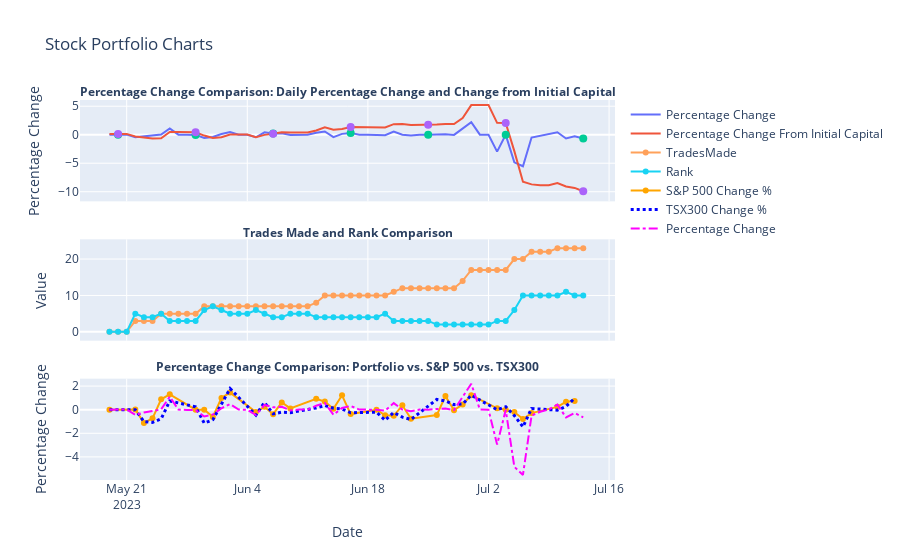

This figure's notebook cell:
### Markdown cell above
Create subplots to visually compare portfolio performance metrics such as percentage change and trades made against market indices. Utilize various `plotly` features to enhance chart readability and information depth.

### Code cell
# Create subplots with two rows and one column
fig = make_subplots(rows=3, cols=1, shared_xaxes=True)

# First Plot 
# Add the Percentage Change trace
fig.add_trace(go.Scatter(x=portfolio_df['Date'], 
                         y=portfolio_df['Percentage Change'], 
                         mode='lines',
                         name='Percentage Change'), row=1, col=1)

# Add the Percentage Change From Initial trace
fig.add_trace(go.Scatter(x=portfolio_df['Date'], 
                         y=portfolio_df['Percentage Change From Initial Capital'], 
                         mode='lines',
                         
                         name='Percentage Change From Initial Capital'), row=1, col=1)

# Calculate the interval for data points
interval = len(portfolio_df) // 6

# Add data points for both Percentage Change and Percentage Change From Initial
data_points = portfolio_df.iloc[1::interval]
fig.add_trace(go.Scatter(x=data_points['Date'], y=data_points['Percentage Change'], mode='markers',
                         marker=dict(size=8), showlegend=False), row=1, col=1)

fig.add_trace(go.Scatter(x=data_points['Date'], y=data_points['Percentage Change From Initial Capital'], mode='markers',
                         marker=dict(size=8), showlegend=False), row=1, col=1)


# Second Plot
# Add the TradesMade scatter plot to the second subplot
fig.add_trace(go.Scatter(x=portfolio_df['Date'], y=portfolio_df['TradesMade'],
                         mode='lines+markers', name='TradesMade'), row=2, col=1)

# Add the Rank scatter plot to the second subplot
fig.add_trace(go.Scatter(x=portfolio_df['Date'], y=portfolio_df['Rank'],
                         mode='lines+markers', name='Rank'), row=2, col=1)


# Third Plot 
# Add the S&P 500 Change % trace to the third subplot
fig.add_trace(go.Scatter(x=stock_data_df.index.get_level_values('S&P 500 Dates'), y=stock_data_df['S&P 500 Change %'],
                         mode='lines+markers',line=dict(color='orange'), name='S&P 500 Change %'), row=3, col=1)

# Add the TSX300 Change % trace to the third subplot
fig.add_trace(go.Scatter(x=stock_data_df.index.get_level_values('TSX300 Dates'), y=stock_data_df['TSX300 Change %'],
                         line=dict(dash='dot', color='blue',width=3), name='TSX300 Change %'), row=3, col=1)

# Add the Percentage Change and Date trace to the third subplot
fig.add_trace(go.Scatter(x=portfolio_df['Date'], y=portfolio_df['Percentage Change'],
                         line=dict(dash='dashdot', color='magenta',width=2), name='Percentage Change'), row=3, col=1)




# Set the titles for each subplot
fig.update_layout(title_text="Stock Portfolio Charts",
                  annotations=[
                      dict(text="<b>Percentage Change Comparison: Daily Percentage Change and Change from Initial Capital</b>", x=0.5, y=1.05, xref='paper', yref='paper', showarrow=False),
                      dict(text="<b>Trades Made and Rank Comparison</b>", x=0.5, y=0.68, xref='paper', yref='paper', showarrow=False),
                      dict(text="<b>Percentage Change Comparison: Portfolio vs. S&P 500 vs. TSX300</b>", x=0.5, y=0.27, xref='paper', yref='paper',
                           showarrow=False)
                  ])


# Set the axis labels for each subplot
fig.update_yaxes(title_text="Percentage Change", row=1, col=1)
fig.update_yaxes(title_text="Value", row=2, col=1)
fig.update_xaxes(title_text="Date", row=3, col=1)
fig.update_yaxes(title_text='Percentage Change', row=3, col=1)

# Update the layout and display the figure
fig.update_layout(height=800)
fig.show()

### Figure 1 — Plotly figure (JSON) as saved in the notebook; plotly's stock layout.template omitted (floating-point values rounded to 4 significant figures)
{"data": [{"mode": "lines", "name": "Percentage Change", "type": "scatter", "x": ["2023-05-19T00:00:00", "2023-05-20T00:00:00", "2023-05-21T00:00:00", "2023-05-22T00:00:00", "2023-05-23T00:00:00", "2023-05-24T00:00:00", "2023-05-25T00:00:00", "2023-05-26T00:00:00", "2023-05-27T00:00:00", "2023-05-28T00:00:00", "2023-05-29T00:00:00", "2023-05-30T00:00:00", "2023-05-31T00:00:00", "2023-06-01T00:00:00", "2023-06-02T00:00:00", "2023-06-03T00:00:00", "2023-06-04T00:00:00", "2023-06-05T00:00:00", "2023-06-06T00:00:00", "2023-06-07T00:00:00", "2023-06-08T00:00:00", "2023-06-09T00:00:00", "2023-06-10T00:00:00", "2023-06-11T00:00:00", "2023-06-12T00:00:00", "2023-06-13T00:00:00", "2023-06-14T00:00:00", "2023-06-15T00:00:00", "2023-06-16T00:00:00", "2023-06-17T00:00:00", "2023-06-18T00:00:00", "2023-06-19T00:00:00", "2023-06-20T00:00:00", "2023-06-21T00:00:00", "2023-06-22T00:00:00", "2023-06-23T00:00:00", "2023-06-24T00:00:00", "2023-06-25T00:00:00", "2023-06-26T00:00:00", "2023-06-27T00:00:00", "2023-06-28T00:00:00", "2023-06-29T00:00:00", "2023-06-30T00:00:00", "2023-07-01T00:00:00", "2023-07-02T00:00:00", "2023-07-03T00:00:00", "2023-07-04T00:00:00", "2023-07-05T00:00:00", "2023-07-06T00:00:00", "2023-07-07T00:00:00", "2023-07-08T00:00:00", "2023-07-09T00:00:00", "2023-07-10T00:00:00", "2023-07-11T00:00:00", "2023-07-12T00:00:00", "2023-07-13T00:00:00"], "xaxis": "x", "y": [0, 0.01, 0.01, -0.44, -0.24, -0.11, 0.03, 1.1, 0.01, -0.02, -0.03, -0.58, -0.41, 0.12, 0.47, 0.01, -0.01, -0.45, 0.41, 0.2, 0.25, -0.06, 0.01, 0.01, 0.34, 0.57, -0.43, 0.15, 0.32, 0.01, 0.01, 0, -0.08, 0.56, 0.01, -0.14, 0.01, 0, 0.06, 0.09, -0.03, 1.04, 2.2, 0.01, 0, -2.96, -0.02, -4.84, -5.53, -0.5, -0.18, 0.01, 0.43, -0.66, -0.28, -0.65], "yaxis": "y"}, {"mode": "lines", "name": "Percentage Change From Initial Capital", "type": "scatter", "x": ["2023-05-19T00:00:00", "2023-05-20T00:00:00", "2023-05-21T00:00:00", "2023-05-22T00:00:00", "2023-05-23T00:00:00", "2023-05-24T00:00:00", "2023-05-25T00:00:00", "2023-05-26T00:00:00", "2023-05-27T00:00:00", "2023-05-28T00:00:00", "2023-05-29T00:00:00", "2023-05-30T00:00:00", "2023-05-31T00:00:00", "2023-06-01T00:00:00", "2023-06-02T00:00:00", "2023-06-03T00:00:00", "2023-06-04T00:00:00", "2023-06-05T00:00:00", "2023-06-06T00:00:00", "2023-06-07T00:00:00", "2023-06-08T00:00:00", "2023-06-09T00:00:00", "2023-06-10T00:00:00", "2023-06-11T00:00:00", "2023-06-12T00:00:00", "2023-06-13T00:00:00", "2023-06-14T00:00:00", "2023-06-15T00:00:00", "2023-06-16T00:00:00", "2023-06-17T00:00:00", "2023-06-18T00:00:00", "2023-06-19T00:00:00", "2023-06-20T00:00:00", "2023-06-21T00:00:00", "2023-06-22T00:00:00", "2023-06-23T00:00:00", "2023-06-24T00:00:00", "2023-06-25T00:00:00", "2023-06-26T00:00:00", "2023-06-27T00:00:00", "2023-06-28T00:00:00", "2023-06-29T00:00:00", "2023-06-30T00:00:00", "2023-07-01T00:00:00", "2023-07-02T00:00:00", "2023-07-03T00:00:00", "2023-07-04T00:00:00", "2023-07-05T00:00:00", "2023-07-06T00:00:00", "2023-07-07T00:00:00", "2023-07-08T00:00:00", "2023-07-09T00:00:00", "2023-07-10T00:00:00", "2023-07-11T00:00:00", "2023-07-12T00:00:00", "2023-07-13T00:00:00"], "xaxis": "x", "y": [0.12, 0.13, 0.14, -0.3, -0.54, -0.65, -0.63, 0.47, 0.47, 0.46, 0.43, -0.15, -0.56, -0.45, 0.02, 0.03, 0.02, -0.44, -0.03, 0.17, 0.43, 0.37, 0.37, 0.39, 0.73, 1.3, 0.87, 1.02, 1.35, 1.36, 1.36, 1.37, 1.28, 1.85, 1.86, 1.72, 1.73, 1.73, 1.8, 1.89, 1.86, 2.92, 5.19, 5.19, 5.2, 2.08, 2.06, -2.88, -8.25, -8.71, -8.87, -8.87, -8.47, -9.08, -9.33, -9.92], "yaxis": "y"}, {"marker": {"size": 8}, "mode": "markers", "showlegend": false, "type": "scatter", "x": ["2023-05-20T00:00:00", "2023-05-29T00:00:00", "2023-06-07T00:00:00", "2023-06-16T00:00:00", "2023-06-25T00:00:00", "2023-07-04T00:00:00", "2023-07-13T00:00:00"], "xaxis": "x", "y": [0.01, -0.03, 0.2, 0.32, 0, -0.02, -0.65], "yaxis": "y"}, {"marker": {"size": 8}, "mode": "markers", "showlegend": false, "type": "scatter", "x": ["2023-05-20T00:00:00", "2023-05-29T00:00:00", "2023-06-07T00:00:00", "2023-06-16T00:00:00", "2023-06-25T00:00:00", "2023-07-04T00:00:00", "2023-07-13T00:00:00"], "xaxis": "x", "y": [0.13, 0.43, 0.17, 1.35, 1.73, 2.06, -9.92], "yaxis": "y"}, {"mode": "lines+markers", "name": "TradesMade", "type": "scatter", "x": ["2023-05-19T00:00:00", "2023-05-20T00:00:00", "2023-05-21T00:00:00", "2023-05-22T00:00:00", "2023-05-23T00:00:00", "2023-05-24T00:00:00", "2023-05-25T00:00:00", "2023-05-26T00:00:00", "2023-05-27T00:00:00", "2023-05-28T00:00:00", "2023-05-29T00:00:00", "2023-05-30T00:00:00", "2023-05-31T00:00:00", "2023-06-01T00:00:00", "2023-06-02T00:00:00", "2023-06-03T00:00:00", "2023-06-04T00:00:00", "2023-06-05T00:00:00", "2023-06-06T00:00:00", "2023-06-07T00:00:00", "2023-06-08T00:00:00", "2023-06-09T00:00:00", "2023-06-10T00:00:00", "2023-06-11T00:00:00", "2023-06-12T00:00:00", "2023-06-13T00:00:00", "2023-06-14T00:00:00", "2023-06-15T00:00:00", "2023-06-16T00:00:00", "2023-06-17T00:00:00", "2023-06-18T00:00:00", "2023-06-19T00:00:00", "2023-06-20T00:00:00", "2023-06-21T00:00:00", "2023-06-22T00:00:00", "2023-06-23T00:00:00", "2023-06-24T00:00:00", "2023-06-25T00:00:00", "2023-06-26T00:00:00", "2023-06-27T00:00:00", "2023-06-28T00:00:00", "2023-06-29T00:00:00", "2023-06-30T00:00:00", "2023-07-01T00:00:00", "2023-07-02T00:00:00", "2023-07-03T00:00:00", "2023-07-04T00:00:00", "2023-07-05T00:00:00", "2023-07-06T00:00:00", "2023-07-07T00:00:00", "2023-07-08T00:00:00", "2023-07-09T00:00:00", "2023-07-10T00:00:00", "2023-07-11T00:00:00", "2023-07-12T00:00:00", "2023-07-13T00:00:00"], "xaxis": "x2", "y": [0, 0, 0, 3, 3, 3, 5, 5, 5, 5, 5, 7, 7, 7, 7, 7, 7, 7, 7, 7, 7, 7, 7, 7, 8, 10, 10, 10, 10, 10, 10, 10, 10, 11, 12, 12, 12, 12, 12, 12, 12, 14, 17, 17, 17, 17, 17, 20, 20, 22, 22, 22, 23, 23, 23, 23], "yaxis": "y2"}, {"mode": "lines+markers", "name": "Rank", "type": "scatter", "x": ["2023-05-19T00:00:00", "2023-05-20T00:00:00", "2023-05-21T00:00:00", "2023-05-22T00:00:00", "2023-05-23T00:00:00", "2023-05-24T00:00:00", "2023-05-25T00:00:00", "2023-05-26T00:00:00", "2023-05-27T00:00:00", "2023-05-28T00:00:00", "2023-05-29T00:00:00", "2023-05-30T00:00:00", "2023-05-31T00:00:00", "2023-06-01T00:00:00", "2023-06-02T00:00:00", "2023-06-03T00:00:00", "2023-06-04T00:00:00", "2023-06-05T00:00:00", "2023-06-06T00:00:00", "2023-06-07T00:00:00", "2023-06-08T00:00:00", "2023-06-09T00:00:00", "2023-06-10T00:00:00", "2023-06-11T00:00:00", "2023-06-12T00:00:00", "2023-06-13T00:00:00", "2023-06-14T00:00:00", "2023-06-15T00:00:00", "2023-06-16T00:00:00", "2023-06-17T00:00:00", "2023-06-18T00:00:00", "2023-06-19T00:00:00", "2023-06-20T00:00:00", "2023-06-21T00:00:00", "2023-06-22T00:00:00", "2023-06-23T00:00:00", "2023-06-24T00:00:00", "2023-06-25T00:00:00", "2023-06-26T00:00:00", "2023-06-27T00:00:00", "2023-06-28T00:00:00", "2023-06-29T00:00:00", "2023-06-30T00:00:00", "2023-07-01T00:00:00", "2023-07-02T00:00:00", "2023-07-03T00:00:00", "2023-07-04T00:00:00", "2023-07-05T00:00:00", "2023-07-06T00:00:00", "2023-07-07T00:00:00", "2023-07-08T00:00:00", "2023-07-09T00:00:00", "2023-07-10T00:00:00", "2023-07-11T00:00:00", "2023-07-12T00:00:00", "2023-07-13T00:00:00"], "xaxis": "x2", "y": [0, 0, 0, 5, 4, 4, 5, 3, 3, 3, 3, 6, 7, 6, 5, 5, 5, 6, 5, 4, 4, 5, 5, 5, 4, 4, 4, 4, 4, 4, 4, 4, 5, 3, 3, 3, 3, 3, 2, 2, 2, 2, 2, 2, 2, 3, 3, 6, 10, 10, 10, 10, 10, 11, 10, 10], "yaxis": "y2"}, {"line": {"color": "orange"}, "mode": "lines+markers", "name": "S&P 500 Change %", "type": "scatter", "x": ["2023-05-19T00:00:00", "2023-05-22T00:00:00", "2023-05-23T00:00:00", "2023-05-24T00:00:00", "2023-05-25T00:00:00", "2023-05-26T00:00:00", "2023-05-29T00:00:00", "2023-05-30T00:00:00", "2023-05-31T00:00:00", "2023-06-01T00:00:00", "2023-06-02T00:00:00", "2023-06-05T00:00:00", "2023-06-06T00:00:00", "2023-06-07T00:00:00", "2023-06-08T00:00:00", "2023-06-09T00:00:00", "2023-06-12T00:00:00", "2023-06-13T00:00:00", "2023-06-14T00:00:00", "2023-06-15T00:00:00", "2023-06-16T00:00:00", "2023-06-19T00:00:00", "2023-06-20T00:00:00", "2023-06-21T00:00:00", "2023-06-22T00:00:00", "2023-06-23T00:00:00", "2023-06-26T00:00:00", "2023-06-27T00:00:00", "2023-06-28T00:00:00", "2023-06-29T00:00:00", "2023-06-30T00:00:00", "2023-07-03T00:00:00", "2023-07-04T00:00:00", "2023-07-05T00:00:00", "2023-07-06T00:00:00", "2023-07-07T00:00:00", "2023-07-10T00:00:00", "2023-07-11T00:00:00", "2023-07-12T00:00:00"], "xaxis": "x3", "y": [0, 0.02, -1.12, -0.73, 0.88, 1.3, 0, 0, -0.61, 0.99, 1.45, -0.2, 0.24, -0.38, 0.62, 0.11, 0.93, 0.69, 0.08, 1.22, -0.37, 0, -0.47, -0.52, 0.37, -0.77, -0.45, 1.15, -0.04, 0.45, 1.23, 0.12, 0, -0.2, -0.79, -0.29, 0.24, 0.67, 0.74], "yaxis": "y3"}, {"line": {"color": "blue", "dash": "dot", "width": 3}, "name": "TSX300 Change %", "type": "scatter", "x": ["2023-05-19T00:00:00", "2023-05-22T00:00:00", "2023-05-23T00:00:00", "2023-05-24T00:00:00", "2023-05-25T00:00:00", "2023-05-26T00:00:00", "2023-05-29T00:00:00", "2023-05-30T00:00:00", "2023-05-31T00:00:00", "2023-06-01T00:00:00", "2023-06-02T00:00:00", "2023-06-05T00:00:00", "2023-06-06T00:00:00", "2023-06-07T00:00:00", "2023-06-08T00:00:00", "2023-06-09T00:00:00", "2023-06-12T00:00:00", "2023-06-13T00:00:00", "2023-06-14T00:00:00", "2023-06-15T00:00:00", "2023-06-16T00:00:00", "2023-06-19T00:00:00", "2023-06-20T00:00:00", "2023-06-21T00:00:00", "2023-06-22T00:00:00", "2023-06-23T00:00:00", "2023-06-26T00:00:00", "2023-06-27T00:00:00", "2023-06-28T00:00:00", "2023-06-29T00:00:00", "2023-06-30T00:00:00", "2023-07-03T00:00:00", "2023-07-04T00:00:00", "2023-07-05T00:00:00", "2023-07-06T00:00:00", "2023-07-07T00:00:00", "2023-07-10T00:00:00", "2023-07-11T00:00:00", "2023-07-12T00:00:00"], "xaxis": "x3", "y": [0, 0, -1.01, -1.08, -0.77, 0.74, 0.24, -1.14, -0.85, 0.51, 1.79, -0.46, 0.62, -0.36, -0.21, -0.25, 0.15, 0.35, 0.12, 0.06, -0.26, -0.21, -0.9, -0.24, -0.63, -0.83, 0.87, 0.74, 0.43, 0.48, 1.22, 0, 0.25, -0.5, -1.46, 0.1, -0.04, 0.28, 0.97], "yaxis": "y3"}, {"line": {"color": "magenta", "dash": "dashdot", "width": 2}, "name": "Percentage Change", "type": "scatter", "x": ["2023-05-19T00:00:00", "2023-05-20T00:00:00", "2023-05-21T00:00:00", "2023-05-22T00:00:00", "2023-05-23T00:00:00", "2023-05-24T00:00:00", "2023-05-25T00:00:00", "2023-05-26T00:00:00", "2023-05-27T00:00:00", "2023-05-28T00:00:00", "2023-05-29T00:00:00", "2023-05-30T00:00:00", "2023-05-31T00:00:00", "2023-06-01T00:00:00", "2023-06-02T00:00:00", "2023-06-03T00:00:00", "2023-06-04T00:00:00", "2023-06-05T00:00:00", "2023-06-06T00:00:00", "2023-06-07T00:00:00", "2023-06-08T00:00:00", "2023-06-09T00:00:00", "2023-06-10T00:00:00", "2023-06-11T00:00:00", "2023-06-12T00:00:00", "2023-06-13T00:00:00", "2023-06-14T00:00:00", "2023-06-15T00:00:00", "2023-06-16T00:00:00", "2023-06-17T00:00:00", "2023-06-18T00:00:00", "2023-06-19T00:00:00", "2023-06-20T00:00:00", "2023-06-21T00:00:00", "2023-06-22T00:00:00", "2023-06-23T00:00:00", "2023-06-24T00:00:00", "2023-06-25T00:00:00", "2023-06-26T00:00:00", "2023-06-27T00:00:00", "2023-06-28T00:00:00", "2023-06-29T00:00:00", "2023-06-30T00:00:00", "2023-07-01T00:00:00", "2023-07-02T00:00:00", "2023-07-03T00:00:00", "2023-07-04T00:00:00", "2023-07-05T00:00:00", "2023-07-06T00:00:00", "2023-07-07T00:00:00", "2023-07-08T00:00:00", "2023-07-09T00:00:00", "2023-07-10T00:00:00", "2023-07-11T00:00:00", "2023-07-12T00:00:00", "2023-07-13T00:00:00"], "xaxis": "x3", "y": [0, 0.01, 0.01, -0.44, -0.24, -0.11, 0.03, 1.1, 0.01, -0.02, -0.03, -0.58, -0.41, 0.12, 0.47, 0.01, -0.01, -0.45, 0.41, 0.2, 0.25, -0.06, 0.01, 0.01, 0.34, 0.57, -0.43, 0.15, 0.32, 0.01, 0.01, 0, -0.08, 0.56, 0.01, -0.14, 0.01, 0, 0.06, 0.09, -0.03, 1.04, 2.2, 0.01, 0, -2.96, -0.02, -4.84, -5.53, -0.5, -0.18, 0.01, 0.43, -0.66, -0.28, -0.65], "yaxis": "y3"}], "layout": {"annotations": [{"showarrow": false, "text": "<b>Percentage Change Comparison: Daily Percentage Change and Change from Initial Capital</b>", "x": 0.5, "xref": "paper", "y": 1.05, "yref": "paper"}, {"showarrow": false, "text": "<b>Trades Made and Rank Comparison</b>", "x": 0.5, "xref": "paper", "y": 0.68, "yref": "paper"}, {"showarrow": false, "text": "<b>Percentage Change Comparison: Portfolio vs. S&P 500 vs. TSX300</b>", "x": 0.5, "xref": "paper", "y": 0.27, "yref": "paper"}], "autosize": true, "title": {"text": "Stock Portfolio Charts"}, "xaxis": {"anchor": "y", "autorange": true, "domain": [0, 1], "matches": "x3", "range": ["2023-05-15 13:49:56.54", "2023-07-16 12:46:28.0875"], "showticklabels": false, "type": "date"}, "xaxis2": {"anchor": "y2", "autorange": true, "domain": [0, 1], "matches": "x3", "range": ["2023-05-15 13:49:56.54", "2023-07-16 12:46:28.0875"], "showticklabels": false, "type": "date"}, "xaxis3": {"anchor": "y3", "autorange": true, "domain": [0, 1], "range": ["2023-05-15 13:49:56.54", "2023-07-16 12:46:28.0875"], "title": {"text": "Date"}, "type": "date"}, "yaxis": {"anchor": "x", "autorange": true, "domain": [0.7333, 1], "range": [-12.85, 6.15], "title": {"text": "Percentage Change"}, "type": "linear"}, "yaxis2": {"anchor": "x2", "autorange": true, "domain": [0.3667, 0.6333], "range": [-3.962, 26.96], "title": {"text": "Value"}, "type": "linear"}, "yaxis3": {"anchor": "x3", "autorange": true, "domain": [0, 0.2667], "range": [-5.959, 2.629], "title": {"text": "Percentage Change"}, "type": "linear"}}}
